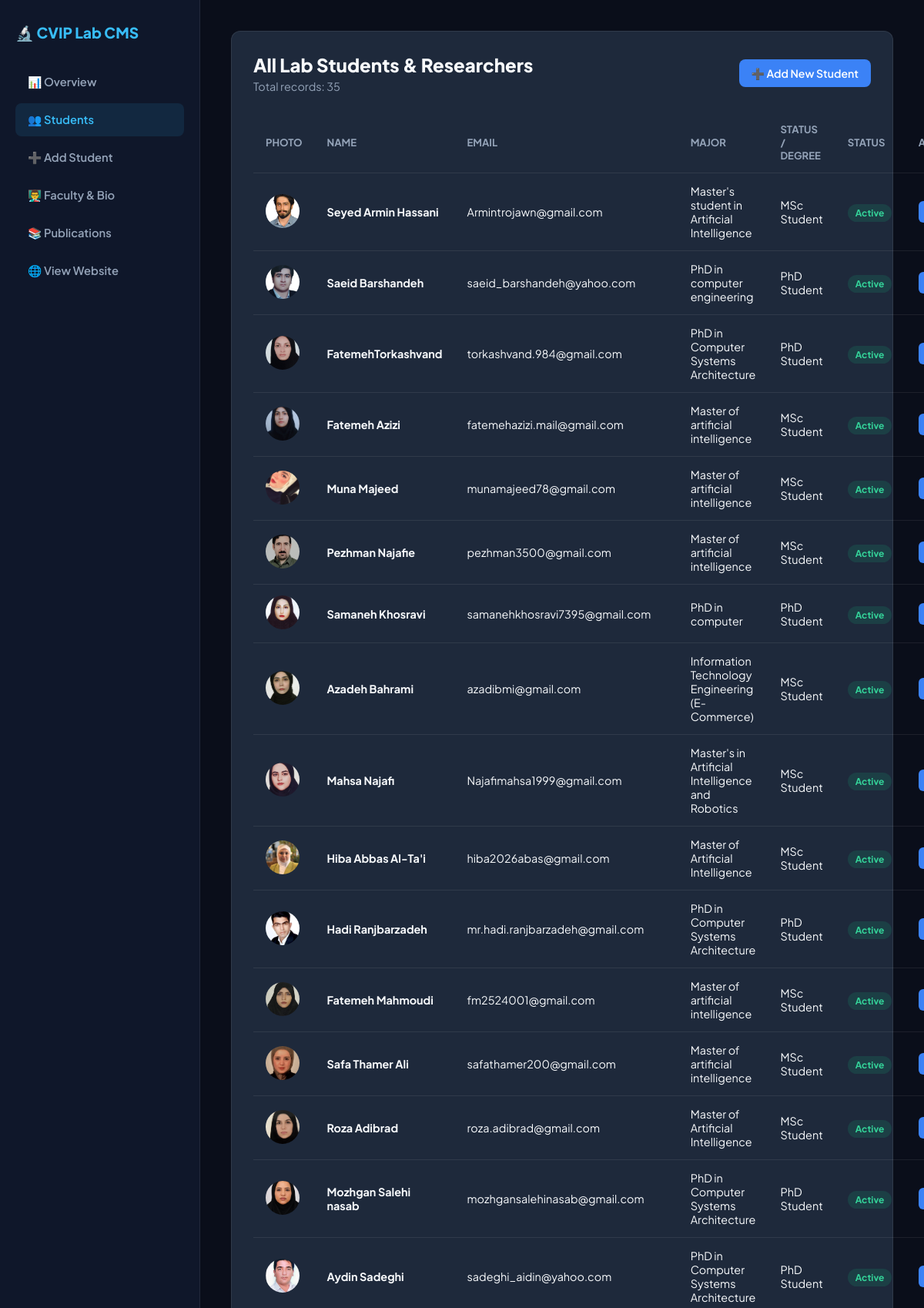
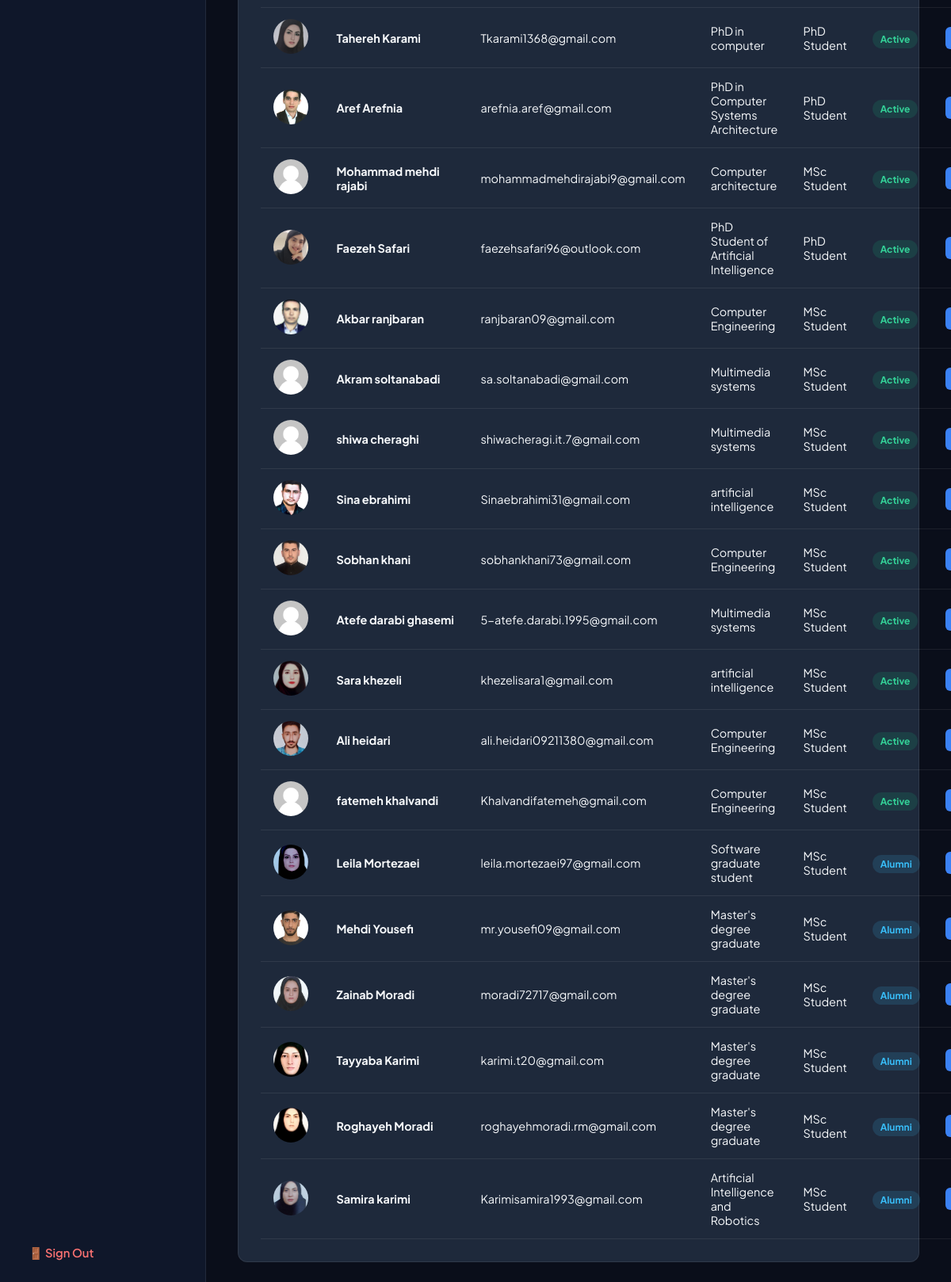
Screenshot of /research_portal/admin/students.php (signed in) with the database file from the repository (2 pictures, top to bottom).
### tables this page shows
CREATE TABLE IF NOT EXISTS `students` (
  `id` int(11) NOT NULL AUTO_INCREMENT,
  `name` varchar(255) NOT NULL DEFAULT '',
  `full_name` varchar(255) NOT NULL DEFAULT '',
  `email` varchar(255) NOT NULL DEFAULT '',
  `major` varchar(255) NOT NULL DEFAULT '',
  `degree` enum('MSc','PhD') NOT NULL DEFAULT 'MSc',
  `photo` varchar(255) DEFAULT NULL,
  `status` varchar(100) NOT NULL DEFAULT '',
  `thesis_title` text DEFAULT NULL,
  `research_interests` text DEFAULT NULL,
  `contact` varchar(255) NOT NULL DEFAULT '',
  `scholar_link` varchar(500) NOT NULL DEFAULT '',
  `image` varchar(255) DEFAULT NULL,
  `professor_id` int(11) DEFAULT NULL,
  `created_at` timestamp NOT NULL DEFAULT current_timestamp(),
  `graduated` tinyint(1) NOT NULL DEFAULT 0,
  PRIMARY KEY (`id`)
);

### research_portal/admin/students.php (the view, shortened to what this page needs)
<?php
require_once "../includes/db.php";
$students = $conn->query("
    SELECT id, COALESCE(full_name, name) AS display_name, email, major, status, degree, photo, graduated
    FROM students
    ORDER BY graduated ASC, id DESC
");
?>
<!DOCTYPE html>
<html lang="en">
<head>
</head>
<body>
<aside class="sidebar">
    <div class="brand">🔬 CVIP Lab CMS</div>
    <nav class="nav-links">
        <a href="dashboard.php" class="nav-link">📊 Overview</a>
        <a href="students.php" class="nav-link active">👥 Students</a>
        <a href="add_student.php" class="nav-link">➕ Add Student</a>
        <a href="professor.php" class="nav-link">👨‍🏫 Faculty & Bio</a>
        <a href="add_publication.php" class="nav-link">📚 Publications</a>
        <a href="../public_page.php" target="_blank" class="nav-link">🌐 View Website</a>
        <a href="logout.php" class="nav-link" style="margin-top:auto; color:#f87171;">🚪 Sign Out</a>
    </nav>
</aside>
<main class="content">
    <div class="card-block">
        <div class="top-actions">
            <div>
                <h1 style="font-size: 1.5rem; font-weight: 800;">All Lab Students & Researchers</h1>
                <p style="color: var(--text-muted); font-size: 0.9rem; margin-top: 4px;">Total records: <?= $students ? $students->num_rows : 0 ?></p>
            </div>
            <a href="add_student.php" class="btn btn-primary">➕ Add New Student</a>
        </div>
        <table>
            <thead>
                <tr>
                    <th>Photo</th>
                    <th>Name</th>
                    <th>Email</th>
                    <th>Major</th>
                    <th>Status / Degree</th>
                    <th>Status</th>
                    <th>Actions</th>
                </tr>
            </thead>
            <tbody>
                <?php if ($students && $students->num_rows > 0): ?>
                <?php while ($row = $students->fetch_assoc()): ?>
                <tr>
                    <td>
                        <img src="../uploads/<?= !empty($row['photo']) ? htmlspecialchars($row['photo']) : 'default.png' ?>" alt="">
                    </td>
                    <td><strong><?= htmlspecialchars($row['display_name']) ?></strong></td>
                    <td><?= htmlspecialchars($row['email']) ?></td>
                    <td><?= htmlspecialchars($row['major']) ?></td>
                    <td><?= htmlspecialchars(!empty($row['status']) ? $row['status'] : $row['degree']) ?></td>
                    <td>
                        <span class="badge <?= (int)$row['graduated'] === 1 ? 'badge-alumni' : 'badge-active' ?>">
                            <?= (int)$row['graduated'] === 1 ? 'Alumni' : 'Active' ?>
                        </span>
                    </td>
                    <td>
                        <div style="display: flex; gap: 6px;">
                            <a href="edit_student.php?id=<?= $row['id'] ?>" class="btn btn-sm btn-edit">Edit</a>
                        </div>
                    </td>
                </tr>
                <?php endwhile; ?>
                <?php else: ?>
                <tr><td colspan="7" style="text-align: center; color: var(--text-muted);">No students found.</td></tr>
                <?php endif; ?>
            </tbody>
        </table>
    </div>
</main>
</body>
</html>

### research_portal/admin/students.php (style rules this page uses)
:root { --bg-main: #0a0e1a; --bg-side: #0f172a; --bg-card: #1e293b; --border: rgba(255, 255, 255, 0.08); --text-primary: #f8fafc; --text-muted: #94a3b8; --accent: #38bdf8; --accent-blue: #3b82f6; --radius: 12px; }
* { box-sizing: border-box; margin: 0; padding: 0; }
body { font-family: 'Plus Jakarta Sans', sans-serif; background: var(--bg-main); color: var(--text-primary); display: flex; min-height: 100vh; }
.sidebar { width: 260px; background: var(--bg-side); border-right: 1px solid var(--border); padding: 30px 20px; display: flex; flex-direction: column; }
.brand { font-size: 1.2rem; font-weight: 800; color: var(--accent); margin-bottom: 30px; }
.nav-links { display: flex; flex-direction: column; gap: 6px; flex-grow: 1; }
.nav-link { display: flex; align-items: center; gap: 12px; padding: 12px 16px; color: var(--text-muted); text-decoration: none; font-weight: 600; font-size: 0.92rem; border-radius: 8px; transition: all 0.2s; }
.nav-link:hover, .nav-link.active { background: rgba(56, 189, 248, 0.1); color: var(--accent); }
.content { flex: 1; padding: 40px; overflow-y: auto; }
.card-block { background: var(--bg-card); border: 1px solid var(--border); border-radius: var(--radius); padding: 28px; }
.top-actions { display: flex; justify-content: space-between; align-items: center; margin-bottom: 24px; }
table { width: 100%; border-collapse: collapse; }
th, td { padding: 14px 16px; text-align: left; border-bottom: 1px solid var(--border); }
th { color: var(--text-muted); font-size: 0.82rem; text-transform: uppercase; }
td { font-size: 0.9rem; }
img { width: 44px; height: 44px; border-radius: 50%; object-fit: cover; }
.btn { padding: 9px 16px; border-radius: 8px; font-weight: 600; font-size: 0.88rem; text-decoration: none; display: inline-flex; align-items: center; gap: 6px; }
.btn-primary { background: var(--accent-blue); color: white; }
.btn-sm { padding: 6px 12px; font-size: 0.8rem; border-radius: 6px; }
.btn-edit { background: var(--accent-blue); color: white; }
.badge { padding: 4px 10px; border-radius: 20px; font-size: 0.75rem; font-weight: 700; }
.badge-active { background: rgba(16, 185, 129, 0.15); color: #34d399; }
.badge-alumni { background: rgba(56, 189, 248, 0.15); color: #38bdf8; }

### rows the page displays
students: photo (picture), display_name "Seyed Armin Hassani", email "Armintrojawn@gmail.com", major "Master's student in Artificial Intelligence", status "MSc Student", graduated "Active"
students: photo (picture), display_name "Saeid Barshandeh", email "saeid_barshandeh@yahoo.com", major "PhD in computer engineering", status "PhD Student", graduated "Active"
students: photo (picture), display_name "FatemehTorkashvand", email "torkashvand.984@gmail.com", major "PhD in Computer Systems Architecture", status "PhD Student", graduated "Active"
students: photo (picture), display_name "Fatemeh Azizi", email "fatemehazizi.mail@gmail.com", major "Master of artificial intelligence", status "MSc Student", graduated "Active"
students: photo (picture), display_name "Muna Majeed", email "munamajeed78@gmail.com", major "Master of artificial intelligence", status "MSc Student", graduated "Active"
students: photo (picture), display_name "Pezhman Najafie", email "pezhman3500@gmail.com", major "Master of artificial intelligence", status "MSc Student", graduated "Active"
students: photo (picture), display_name "Samaneh Khosravi", email "samanehkhosravi7395@gmail.com", major "PhD in computer", status "PhD Student", graduated "Active"
students: photo (picture), display_name "Azadeh Bahrami", email "azadibmi@gmail.com", major "Information Technology Engineering (E-Commerce)", status "MSc Student", graduated "Active"
students: photo (picture), display_name "Mahsa Najafi", email "Najafimahsa1999@gmail.com", major "Master's in Artificial Intelligence and Robotics", status "MSc Student", graduated "Active"
students: photo (picture), display_name "Hiba Abbas Al-Ta'i", email "hiba2026abas@gmail.com", major "Master of Artificial Intelligence", status "MSc Student", graduated "Active"
students: photo (picture), display_name "Hadi Ranjbarzadeh", email "mr.hadi.ranjbarzadeh@gmail.com", major "PhD in Computer Systems Architecture", status "PhD Student", graduated "Active"
students: photo (picture), display_name "Fatemeh Mahmoudi", email "fm2524001@gmail.com", major "Master of artificial intelligence", status "MSc Student", graduated "Active"
students: photo (picture), display_name "Safa Thamer Ali", email "safathamer200@gmail.com", major "Master of artificial intelligence", status "MSc Student", graduated "Active"
students: photo (picture), display_name "Roza Adibrad", email "roza.adibrad@gmail.com", major "Master of Artificial Intelligence", status "MSc Student", graduated "Active"
students: photo (picture), display_name "Mozhgan Salehi nasab", email "mozhgansalehinasab@gmail.com", major "PhD in Computer Systems Architecture", status "PhD Student", graduated "Active"
students: photo (picture), display_name "Aydin Sadeghi", email "sadeghi_aidin@yahoo.com", major "PhD in Computer Systems Architecture", status "PhD Student", graduated "Active"
students: photo (picture), display_name "Tahereh Karami", email "Tkarami1368@gmail.com", major "PhD in computer", status "PhD Student", graduated "Active"
students: photo (picture), display_name "Aref Arefnia", email "arefnia.aref@gmail.com", major "PhD in Computer Systems Architecture", status "PhD Student", graduated "Active"
students: photo (picture), display_name "Mohammad mehdi rajabi", email "mohammadmehdirajabi9@gmail.com", major "Computer architecture", status "MSc Student", graduated "Active"
students: photo (picture), display_name "Faezeh Safari", email "faezehsafari96@outlook.com", major "PhD Student of Artificial Intelligence", status "PhD Student", graduated "Active"
students: photo (picture), display_name "Akbar ranjbaran", email "ranjbaran09@gmail.com", major "Computer Engineering", status "MSc Student", graduated "Active"
students: photo (picture), display_name "Akram soltanabadi", email "sa.soltanabadi@gmail.com", major "Multimedia systems", status "MSc Student", graduated "Active"
students: photo (picture), display_name "shiwa cheraghi", email "shiwacheragi.it.7@gmail.com", major "Multimedia systems", status "MSc Student", graduated "Active"
students: photo (picture), display_name "Sina ebrahimi", email "Sinaebrahimi31@gmail.com", major "artificial intelligence", status "MSc Student", graduated "Active"
students: photo (picture), display_name "Sobhan khani", email "sobhankhani73@gmail.com", major "Computer Engineering", status "MSc Student", graduated "Active"
students: photo (picture), display_name "Atefe darabi ghasemi", email "5-atefe.darabi.1995@gmail.com", major "Multimedia systems", status "MSc Student", graduated "Active"
students: photo (picture), display_name "Sara khezeli", email "khezelisara1@gmail.com", major "artificial intelligence", status "MSc Student", graduated "Active"
students: photo (picture), display_name "Ali heidari", email "ali.heidari09211380@gmail.com", major "Computer Engineering", status "MSc Student", graduated "Active"
students: photo (picture), display_name "fatemeh khalvandi", email "Khalvandifatemeh@gmail.com", major "Computer Engineering", status "MSc Student", graduated "Active"
students: photo (picture), display_name "Leila Mortezaei", email "leila.mortezaei97@gmail.com", major "Software graduate student", status "MSc Student", graduated "Alumni"
students: photo (picture), display_name "Mehdi Yousefi", email "mr.yousefi09@gmail.com", major "Master's degree graduate", status "MSc Student", graduated "Alumni"
students: photo (picture), display_name "Zainab Moradi", email "moradi72717@gmail.com", major "Master's degree graduate", status "MSc Student", graduated "Alumni"
students: photo (picture), display_name "Tayyaba Karimi", email "karimi.t20@gmail.com", major "Master's degree graduate", status "MSc Student", graduated "Alumni"
students: photo (picture), display_name "Roghayeh Moradi", email "roghayehmoradi.rm@gmail.com", major "Master's degree graduate", status "MSc Student", graduated "Alumni"
students: photo (picture), display_name "Samira karimi", email "Karimisamira1993@gmail.com", major "Artificial Intelligence and Robotics", status "MSc Student", graduated "Alumni"

### other values shown
$students->num_rows "35"
